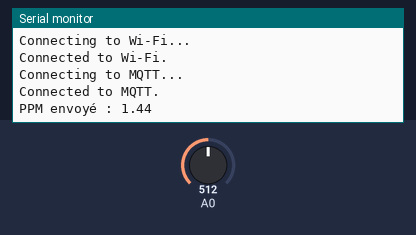
A sketch run on a simulated ESP8266 (NodeMCU). Shown: the last lines printed to the serial monitor. Inputs (shaded band) come from the test bench; at power-on: A0 = 512. WiFi joins after 1.5 s; servers stay silent unless stated; no MQTT or app messages arrive unless stated.

Above: at 5.8 s.
5.9 s: A0 set to 716
At 11.1 s:
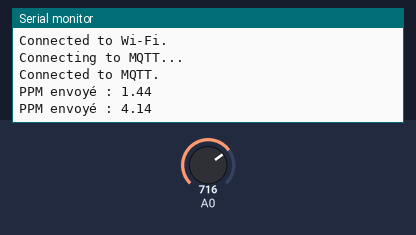
11.8 s: A0 set to 900
At 16.1 s:
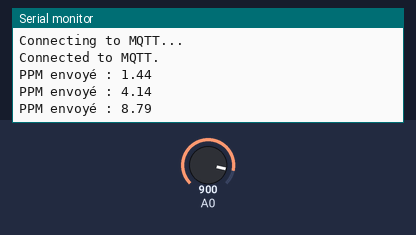
Timing chart, 0 to 17.6 s (numbered marks = the images above; inputs shaded):
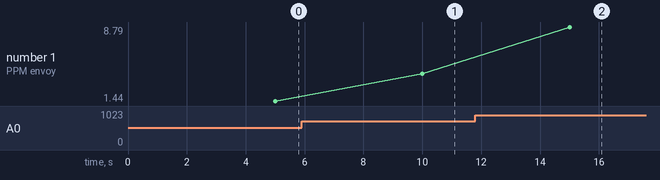

The sketch:

MQ135.ino
```cpp
#include <Arduino.h>
#include <ESP8266WiFi.h>
#include <Ticker.h>
#include <AsyncMqttClient.h>

// === Paramètres Wi-Fi ===
#define WIFI_SSID "binome_1"
#define WIFI_PASSWORD "tpRT9025"

// === Paramètres MQTT ===
#define MQTT_HOST IPAddress(192,168,1,100)
#define MQTT_PORT 1883
#define MQTT_USER "lidian"
#define MQTT_PASS "lidian"

AsyncMqttClient mqttClient;
Ticker mqttReconnectTimer;
WiFiEventHandler wifiConnectHandler;
WiFiEventHandler wifiDisconnectHandler;
Ticker wifiReconnectTimer;

// === Paramètres MQ135 ===
double CorA = 0.00035;
double CorB = 0.02718;
double CorC = 1.39538;
double CorD = 0.0018;

double Temp = 22.3;  // Température simulée
double Hum = 67.0;   // Humidité simulée
double RLOAD = 10;
double RZERO = 18.41;
double ParA = 116.6020682;
double ParB = 2.769034857;

// === Fonctions MQ135 ===
double FacteurCorrection() {
  return (((((CorA * ((Temp * Temp))) - (CorB * Temp))) + CorC)) - (((Hum - 33)) * CorD);
}

double GetResistance() {
  return ((((((1023.0 / analogRead(A0))) * 5) - 1)) * RLOAD);
}

double GetCorrectedppm() {
  return (ParA * pow((GetResistance() / RZERO), (0 - ParB)));
}

// === Fonctions Connexions ===
void connectToWifi() {
  Serial.println("Connecting to Wi-Fi...");
  WiFi.begin(WIFI_SSID, WIFI_PASSWORD);
}

void connectToMqtt() {
  Serial.println("Connecting to MQTT...");
  mqttClient.connect();
}

// === Gestion Wi-Fi ===
void onWifiConnect(const WiFiEventStationModeGotIP& event) {
  Serial.println("Connected to Wi-Fi.");
  connectToMqtt();
}

void onWifiDisconnect(const WiFiEventStationModeDisconnected& event) {
  Serial.println("Disconnected from Wi-Fi.");
  mqttReconnectTimer.detach();
  wifiReconnectTimer.once(2, connectToWifi);
}

// === Gestion MQTT ===
void onMqttConnect(bool sessionPresent) {
  Serial.println("Connected to MQTT.");
}

void onMqttDisconnect(AsyncMqttClientDisconnectReason reason) {
  Serial.println("Disconnected from MQTT.");
  if (WiFi.isConnected()) {
    mqttReconnectTimer.once(2, connectToMqtt);
  }
}

// === Setup principal ===
void setup() {
  Serial.begin(115200);
  analogRead(A0);  // init lecture capteur

  wifiConnectHandler = WiFi.onStationModeGotIP(onWifiConnect);
  wifiDisconnectHandler = WiFi.onStationModeDisconnected(onWifiDisconnect);

  mqttClient.onConnect(onMqttConnect);
  mqttClient.onDisconnect(onMqttDisconnect);
  mqttClient.setServer(MQTT_HOST, MQTT_PORT);
  mqttClient.setCredentials(MQTT_USER, MQTT_PASS);

  connectToWifi();
}

// === Loop principal ===
unsigned long previousMillis = 0;
const long interval = 5000;

void loop() {
  unsigned long currentMillis = millis();

  if (currentMillis - previousMillis >= interval) {
    previousMillis = currentMillis;

    double ppm = GetCorrectedppm();
    String payload = String(ppm, 2);

    if (mqttClient.connected()) {
      mqttClient.publish("capteur/fumee", 1, false, payload.c_str());
      Serial.print("PPM envoyé : ");
      Serial.println(payload);
    } else {
      Serial.println("MQTT non connecté, données non envoyées.");
    }
  }
}
```

Measured:
- after the input at 5.9 s, the serial monitor: prints a new line after 4.1 s (image 1)
- after the input at 11.8 s, the serial monitor: prints a new line after 3.2 s (image 2)
- plotted number 1: 1.44 → 4.14 after the input at 5.9 s, 4.14 → 8.79 after the input at 11.8 s
